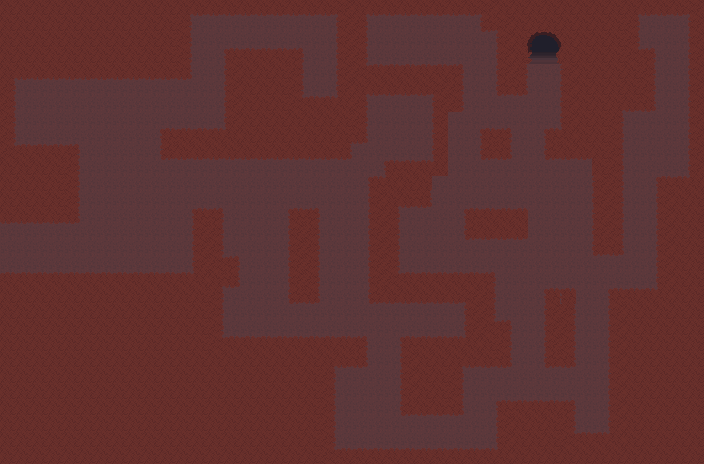

A 2D game scene composited from a Tiled map and its tileset images. What follows is a short description and the map's XML, with each tile layer's data collapsed to a summary:
An orthogonal 44x29 tile map with 16x16 px tiles, 1 tile layer (Kachelebene 1) and 607 objects (1, endboss_entry).

<map version="1.8" tiledversion="1.8.2" orientation="orthogonal" renderorder="right-down" width="44" height="29" tilewidth="16" tileheight="16" infinite="0" nextlayerid="5" nextobjectid="9">
 <tileset firstgid="1" source="tileset.tsx" />
 <layer id="2" name="Kachelebene 1" width="44" height="29">
  <data>[1276 cells, 1276 non-empty, 12 distinct tile ids]</data>
 </layer>
 <objectgroup id="3" name="border">
  <object id="1" x="0" y="0" width="16" height="16" />
  <object id="2" x="16" y="0" width="16" height="16" />
  <object id="3" x="32" y="0" width="16" height="16" />
  <object id="4" x="48" y="0" width="16" height="16" />
  <object id="5" x="64" y="0" width="16" height="16" />
  <object id="6" x="80" y="0" width="16" height="16" />
  <object id="7" x="96" y="0" width="16" height="16" />
  <object id="8" x="112" y="0" width="16" height="16" />
  <object id="9" x="128" y="0" width="16" height="16" />
  <object id="10" x="144" y="0" width="16" height="16" />
  <object id="11" x="160" y="0" width="16" height="16" />
  <object id="12" x="496" y="0" width="16" height="16" />
  <object id="13" x="512" y="0" width="16" height="16" />
  <object id="14" x="528" y="0" width="16" height="16" />
  <object id="15" x="544" y="0" width="16" height="16" />
  <object id="16" x="560" y="0" width="16" height="16" />
  <object id="17" x="576" y="0" width="16" height="16" />
  <object id="18" x="592" y="0" width="16" height="16" />
  <object id="19" x="608" y="0" width="16" height="16" />
  <object id="20" x="0" y="16" width="16" height="16" />
  <object id="21" x="16" y="16" width="16" height="16" />
  <object id="22" x="32" y="16" width="16" height="16" />
  <object id="23" x="48" y="16" width="16" height="16" />
  <object id="24" x="64" y="16" width="16" height="16" />
  <object id="25" x="80" y="16" width="16" height="16" />
  <object id="26" x="96" y="16" width="16" height="16" />
  <object id="27" x="112" y="16" width="16" height="16" />
  <object id="28" x="128" y="16" width="16" height="16" />
  <object id="29" x="144" y="16" width="16" height="16" />
  <object id="30" x="160" y="16" width="16" height="16" />
  <object id="31" x="512" y="16" width="16" height="16" />
  <object id="32" x="528" y="16" width="16" height="16" />
  <object id="33" x="544" y="16" width="16" height="16" />
  <object id="34" x="560" y="16" width="16" height="16" />
  <object id="35" x="576" y="16" width="16" height="16" />
  <object id="36" x="592" y="16" width="16" height="16" />
  <object id="37" x="608" y="16" width="16" height="16" />
  <object id="38" x="0" y="32" width="16" height="16" />
  <object id="39" x="16" y="32" width="16" height="16" />
  <object id="40" x="32" y="32" width="16" height="16" />
  <object id="41" x="48" y="32" width="16" height="16" />
  <object id="42" x="64" y="32" width="16" height="16" />
  <object id="43" x="80" y="32" width="16" height="16" />
  <object id="44" x="96" y="32" width="16" height="16" />
  <object id="45" x="112" y="32" width="16" height="16" />
  <object id="46" x="128" y="32" width="16" height="16" />
  <object id="47" x="144" y="32" width="16" height="16" />
  <object id="48" x="160" y="32" width="16" height="16" />
  <object id="49" x="576" y="32" width="16" height="16" />
  <object id="50" x="592" y="32" width="16" height="16" />
  <object id="51" x="608" y="32" width="16" height="16" />
  <object id="52" x="0" y="48" width="16" height="16" />
  <object id="53" x="16" y="48" width="16" height="16" />
  <object id="54" x="32" y="48" width="16" height="16" />
  <object id="55" x="48" y="48" width="16" height="16" />
  <object id="56" x="64" y="48" width="16" height="16" />
  <object id="57" x="80" y="48" width="16" height="16" />
  <object id="58" x="96" y="48" width="16" height="16" />
  <object id="59" x="112" y="48" width="16" height="16" />
  <object id="60" x="128" y="48" width="16" height="16" />
  <object id="61" x="144" y="48" width="16" height="16" />
  <object id="62" x="160" y="48" width="16" height="16" />
  <object id="63" x="560" y="48" width="16" height="16" />
  <object id="64" x="576" y="48" width="16" height="16" />
  <object id="65" x="592" y="48" width="16" height="16" />
  <object id="66" x="608" y="48" width="16" height="16" />
  <object id="67" x="240" y="64" width="16" height="16" />
  <object id="68" x="256" y="64" width="16" height="16" />
  <object id="69" x="272" y="64" width="16" height="16" />
  <object id="70" x="576" y="64" width="16" height="16" />
  <object id="71" x="592" y="64" width="16" height="16" />
  <object id="72" x="608" y="64" width="16" height="16" />
  <object id="73" x="624" y="64" width="16" height="16" />
  <object id="74" x="240" y="80" width="16" height="16" />
  <object id="75" x="256" y="80" width="16" height="16" />
  <object id="76" x="272" y="80" width="16" height="16" />
  <object id="77" x="576" y="80" width="16" height="16" />
  <object id="78" x="592" y="80" width="16" height="16" />
  <object id="79" x="608" y="80" width="16" height="16" />
  <object id="80" x="624" y="80" width="16" height="16" />
  <object id="81" x="240" y="96" width="16" height="16" />
  <object id="82" x="256" y="96" width="16" height="16" />
  <object id="83" x="272" y="96" width="16" height="16" />
  <object id="84" x="576" y="96" width="16" height="16" />
  <object id="85" x="592" y="96" width="16" height="16" />
  <object id="86" x="240" y="112" width="16" height="16" />
  <object id="87" x="256" y="112" width="16" height="16" />
  <object id="88" x="272" y="112" width="16" height="16" />
  <object id="89" x="288" y="112" width="16" height="16" />
  <object id="90" x="304" y="112" width="16" height="16" />
  <object id="91" x="320" y="112" width="16" height="16" />
  <object id="92" x="336" y="112" width="16" height="16" />
  <object id="93" x="576" y="112" width="16" height="16" />
  <object id="94" x="592" y="112" width="16" height="16" />
  <object id="95" x="240" y="128" width="16" height="16" />
  <object id="96" x="256" y="128" width="16" height="16" />
  <object id="97" x="272" y="128" width="16" height="16" />
  <object id="98" x="288" y="128" width="16" height="16" />
  <object id="99" x="304" y="128" width="16" height="16" />
  <object id="100" x="320" y="128" width="16" height="16" />
  <object id="101" x="336" y="128" width="16" height="16" />
  <object id="102" x="576" y="128" width="16" height="16" />
  <object id="103" x="592" y="128" width="16" height="16" />
  <object id="104" x="592" y="144" width="16" height="16" />
  <object id="105" x="0" y="160" width="16" height="16" />
  <object id="106" x="16" y="160" width="16" height="16" />
  <object id="107" x="32" y="160" width="16" height="16" />
  <object id="108" x="48" y="160" width="16" height="16" />
  <object id="109" x="592" y="160" width="16" height="16" />
  <object id="110" x="0" y="176" width="16" height="16" />
  <object id="111" x="16" y="176" width="16" height="16" />
  <object id="112" x="32" y="176" width="16" height="16" />
  <object id="113" x="48" y="176" width="16" height="16" />
  <object id="114" x="400" y="176" width="16" height="16" />
  <object id="115" x="0" y="192" width="16" height="16" />
  <object id="116" x="16" y="192" width="16" height="16" />
  <object id="117" x="32" y="192" width="16" height="16" />
  <object id="118" x="48" y="192" width="16" height="16" />
  <object id="119" x="672" y="192" width="16" height="16" />
  <object id="120" x="688" y="192" width="16" height="16" />
  <object id="121" x="672" y="208" width="16" height="16" />
  <object id="122" x="688" y="208" width="16" height="16" />
  <object id="123" x="672" y="224" width="16" height="16" />
  <object id="124" x="688" y="224" width="16" height="16" />
  </objectgroup>
 <objectgroup id="3" name="spawn">
  <!-- 1 objects omitted --></objectgroup>
 <objectgroup id="4" name="event">
  <!-- 1 objects omitted --></objectgroup>
</map>
<!-- 483 of 607 objects omitted -->
